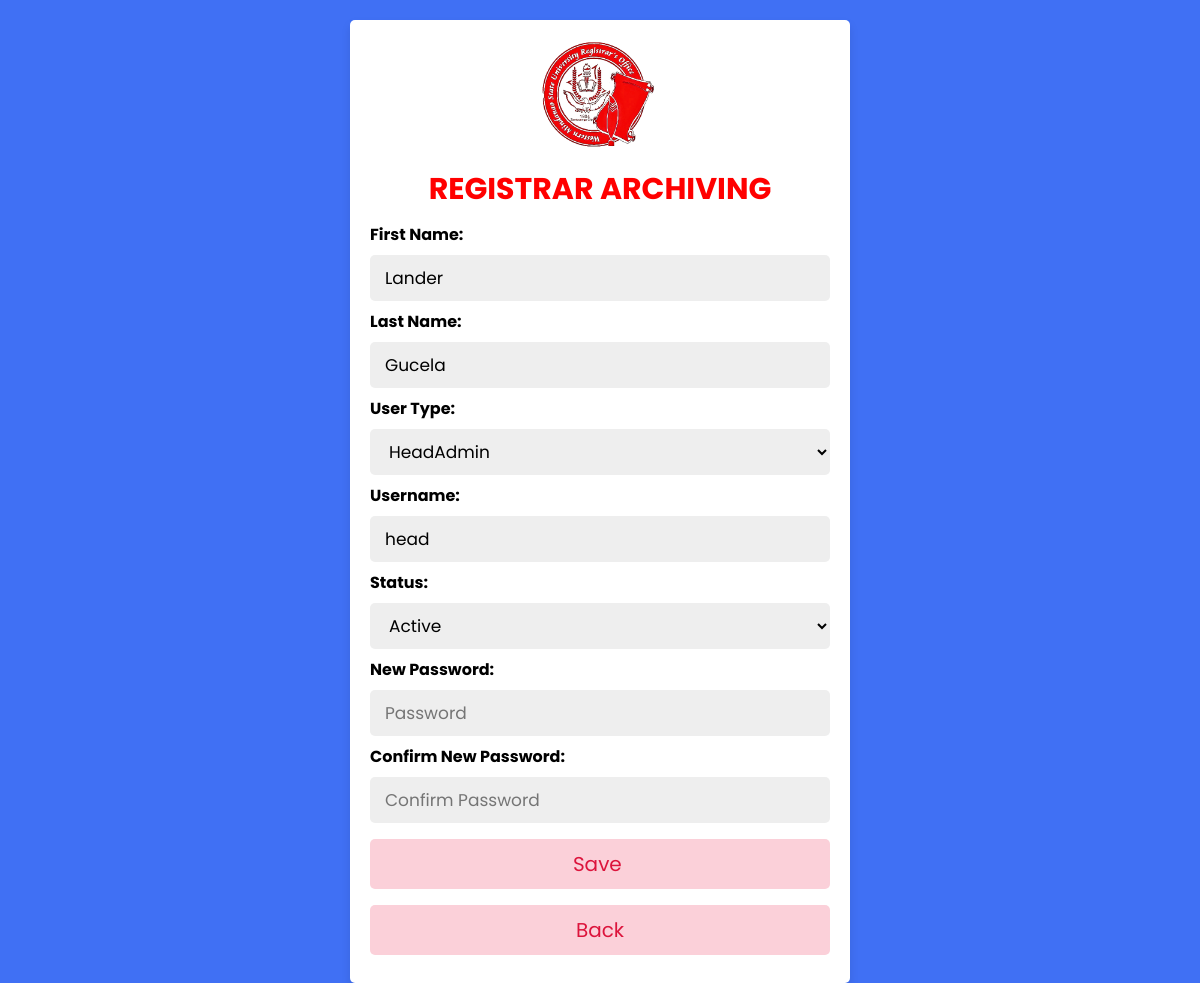
Screenshot of /head/edit.php?updateid=1 (signed in) with the database file from the repository.
### tables this page shows
CREATE TABLE `users` (
  `id` int(50) NOT NULL,
  `username` varchar(50) NOT NULL,
  `password` varchar(50) NOT NULL,
  `fname` varchar(50) NOT NULL,
  `lname` varchar(50) NOT NULL,
  `usertype` varchar(50) NOT NULL,
  `status` varchar(50) NOT NULL,
  `date` date NOT NULL
);

### head/edit.php (the view, shortened to what this page needs)
<?php
include '../config.php';
$id = $_GET['updateid'];
$select = "SELECT * FROM `users` WHERE id = $id";
$result = mysqli_query($conn, $select);
$row = mysqli_fetch_assoc($result);
$fname = $row['fname'];
$lname = $row['lname'];
$usertype = $row['usertype'];
$username = $row['username'];
$status = $row['status'];
?>
<!DOCTYPE html>
<html lang="en">
<head>
   <link href="../lib/CSS/container.css" rel="stylesheet">
</head>
<body>
<div class="form-container">
   <form action="" method="post">
   <img src="../lib/img/reg.png" width="120px" height="120px">
   <h3 style="color: red;"> REGISTRAR ARCHIVING</h3>
      <h4 style="text-align: left">First Name:</h4>
      <input type="firstname" name="fname" required placeholder="Enter First Name" maxlength="25" value=<?php echo $fname?>>
      <br>
      <h4 style="text-align: left">Last Name:</h4>
      <input type="lastname" name="lname" required placeholder="Enter Last Name" maxlength="25" value=<?php echo $lname?>>
      <br>
      <h4 style="text-align: left">User Type:</h4>
      <select name="usertype">
         <option value="HeadAdmin" <?php if ($usertype == 'HeadAdmin') echo 'selected'?>>HeadAdmin</option>
      </select>
      <br>
      <h4 style="text-align: left">Username:</h4>
      <input type="username" name="username" required placeholder="Enter Username" maxlength="25" value=<?php echo $username?>>
      <br>
      <h4 style="text-align: left">Status:</h4>
      <select name="status">
        <option value="Active" <?php if ($status == 'Active') echo 'selected'?>>Active</option>
      </select>
      <h4 style="text-align: left">New Password:</h4>
      <input type="password" name="password" required placeholder="Password" maxlength="25">
      <h4 style="text-align: left">Confirm New Password:</h4>
      <input type="password" name="cpassword" required placeholder="Confirm Password" maxlength="25">
      <input type="submit" name="submit" value="Save " class="form-btn">
      <a href="javascript:history.back()"><input type="button" value="Back" class="form-btn"></input></a>
   </form>
</div>
</body>
</html>

### head/edit.php (style rules this page uses)
body { background-image: url('../lib/img/bg.png'); background-repeat: no-repeat; background-attachment: fixed; background-size: cover; }

### rows the page displays
users: fname "Lander", lname "Gucela", usertype "HeadAdmin", username "head", status "Active"
